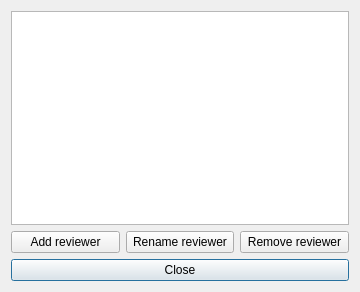
<?xml version="1.0" encoding="UTF-8"?>
<ui version="4.0">
 <class>Gui_Reviewers</class>
 <widget class="QDialog" name="Gui_Reviewers">
  <property name="geometry">
   <rect>
    <x>0</x>
    <y>0</y>
    <width>360</width>
    <height>292</height>
   </rect>
  </property>
  <property name="windowTitle">
   <string>Reviewer management</string>
  </property>
  <property name="windowIcon">
   <iconset resource="resources.qrc">
    <normaloff>:/icons/reviewers_dialog_16</normaloff>:/icons/reviewers_dialog_16</iconset>
  </property>
  <layout class="QVBoxLayout" name="verticalLayout">
   <item>
    <widget class="QListView" name="reviewerList">
     <property name="toolTip">
      <string>List of all participating teams</string>
     </property>
     <property name="editTriggers">
      <set>QAbstractItemView::NoEditTriggers</set>
     </property>
    </widget>
   </item>
   <item>
    <layout class="QGridLayout" name="addRemoveLayout">
     <item row="1" column="0">
      <widget class="QPushButton" name="addButton">
       <property name="toolTip">
        <string>Click to add a new team</string>
       </property>
       <property name="text">
        <string>Add reviewer</string>
       </property>
       <property name="icon">
        <iconset resource="resources.qrc">
         <normaloff>:/icons/reviewer_add_16</normaloff>:/icons/reviewer_add_16</iconset>
       </property>
      </widget>
     </item>
     <item row="1" column="2">
      <widget class="QPushButton" name="removeButton">
       <property name="toolTip">
        <string>Click to remove current team</string>
       </property>
       <property name="text">
        <string>Remove reviewer</string>
       </property>
       <property name="icon">
        <iconset resource="resources.qrc">
         <normaloff>:/icons/reviewer_remove_16</normaloff>:/icons/reviewer_remove_16</iconset>
       </property>
      </widget>
     </item>
     <item row="1" column="1">
      <widget class="QPushButton" name="renameButton">
       <property name="toolTip">
        <string>Click to edit current team</string>
       </property>
       <property name="text">
        <string>Rename reviewer</string>
       </property>
       <property name="icon">
        <iconset resource="resources.qrc">
         <normaloff>:/icons/reviewer_edit_16</normaloff>:/icons/reviewer_edit_16</iconset>
       </property>
      </widget>
     </item>
    </layout>
   </item>
   <item>
    <widget class="QPushButton" name="closeButton">
     <property name="toolTip">
      <string>Click to close team dialog</string>
     </property>
     <property name="text">
      <string>Close</string>
     </property>
     <property name="icon">
      <iconset resource="resources.qrc">
       <normaloff>:/icons/close_16</normaloff>:/icons/close_16</iconset>
     </property>
     <property name="default">
      <bool>true</bool>
     </property>
    </widget>
   </item>
  </layout>
 </widget>
 <resources>
  <include location="resources.qrc"/>
 </resources>
 <connections/>
</ui>
